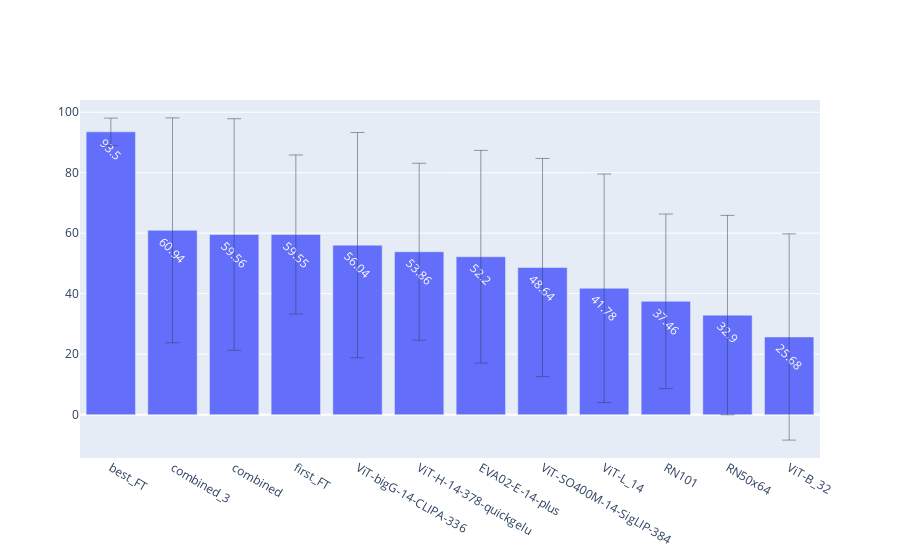

This figure's notebook cell:
### Code cell
fig = go.Figure(data=[
    go.Bar(
        x=all_models_df['model_name'],
        y=all_models_df['score'],
        text = all_models_df['score'],
        textposition='inside',
        textangle=45,

        error_y=dict(
            type='data', # or 'percent' for percentage errors
            array=all_models_df['std'],
            visible=True,
        thickness=0.5,
        width=7,     
        )
    )
])

fig.show()

### Figure 1 — Plotly figure (JSON) as saved in the notebook; plotly's stock layout.template omitted (floating-point values rounded to 4 significant figures)
{"data": [{"error_y": {"array": [4.544, 37.17, 38.28, 26.31, 37.25, 29.25, 35.17, 36.07, 37.78, 28.86, 32.97, 34.1], "thickness": 0.5, "type": "data", "visible": true, "width": 7}, "text": [93.5, 60.94, 59.56, 59.55, 56.04, 53.86, 52.2, 48.64, 41.78, 37.46, 32.9, 25.68], "textangle": 45, "textposition": "inside", "type": "bar", "x": ["best_FT", "combined_3", "combined", "first_FT", "ViT-bigG-14-CLIPA-336", "ViT-H-14-378-quickgelu", "EVA02-E-14-plus", "ViT-SO400M-14-SigLIP-384", "ViT-L_14", "RN101", "RN50x64", "ViT-B_32"], "y": [93.5, 60.94, 59.56, 59.55, 56.04, 53.86, 52.2, 48.64, 41.78, 37.46, 32.9, 25.68]}], "layout": {}}
